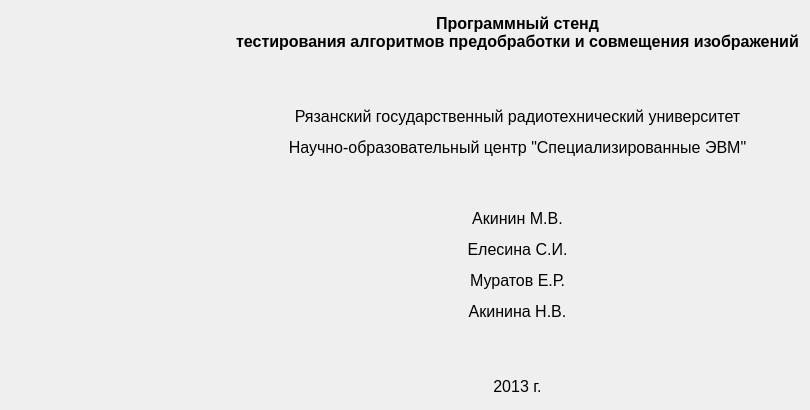
<?xml version="1.0" encoding="UTF-8"?>
<ui version="4.0">
 <class>about_dialog</class>
 <widget class="QDialog" name="about_dialog">
  <property name="geometry">
   <rect>
    <x>0</x>
    <y>0</y>
    <width>810</width>
    <height>410</height>
   </rect>
  </property>
  <property name="minimumSize">
   <size>
    <width>810</width>
    <height>410</height>
   </size>
  </property>
  <property name="maximumSize">
   <size>
    <width>810</width>
    <height>410</height>
   </size>
  </property>
  <property name="windowTitle">
   <string>О программе</string>
  </property>
  <property name="windowIcon">
   <iconset resource="../resources.qrc">
    <normaloff>:/icons/logo</normaloff>:/icons/logo</iconset>
  </property>
  <layout class="QGridLayout" name="gridLayout">
   <item row="0" column="0">
    <layout class="QHBoxLayout" name="horizontalLayout">
     <item>
      <layout class="QVBoxLayout" name="verticalLayout">
       <item>
        <spacer name="verticalSpacer">
         <property name="orientation">
          <enum>Qt::Vertical</enum>
         </property>
         <property name="sizeHint" stdset="0">
          <size>
           <width>20</width>
           <height>40</height>
          </size>
         </property>
        </spacer>
       </item>
       <item>
        <widget class="QLabel" name="label">
         <property name="text">
          <string>&lt;html&gt;&lt;head/&gt;&lt;body&gt;&lt;p&gt;&lt;img src=&quot;:/icons/logo&quot;/&gt;&lt;/p&gt;&lt;/body&gt;&lt;/html&gt;</string>
         </property>
        </widget>
       </item>
       <item>
        <spacer name="verticalSpacer_2">
         <property name="orientation">
          <enum>Qt::Vertical</enum>
         </property>
         <property name="sizeHint" stdset="0">
          <size>
           <width>20</width>
           <height>40</height>
          </size>
         </property>
        </spacer>
       </item>
      </layout>
     </item>
     <item>
      <widget class="QLabel" name="label_2">
       <property name="text">
        <string>&lt;html&gt;&lt;head/&gt;&lt;body&gt;&lt;p align=&quot;center&quot;&gt;&lt;span style=&quot; font-size:12pt; font-weight:600;&quot;&gt;Программный стенд&lt;br/&gt;тестирования алгоритмов предобработки и совмещения изображений&lt;/span&gt;&lt;/p&gt;&lt;p align=&quot;center&quot;&gt;&lt;span style=&quot; font-size:12pt;&quot;&gt;&lt;br/&gt;&lt;/span&gt;&lt;/p&gt;&lt;p align=&quot;center&quot;&gt;&lt;span style=&quot; font-size:12pt;&quot;&gt;Рязанский государственный радиотехнический университет&lt;/span&gt;&lt;/p&gt;&lt;p align=&quot;center&quot;&gt;&lt;span style=&quot; font-size:12pt;&quot;&gt;Научно-образовательный центр &amp;quot;Специализированные ЭВМ&amp;quot;&lt;/span&gt;&lt;/p&gt;&lt;p align=&quot;center&quot;&gt;&lt;br/&gt;&lt;/p&gt;&lt;p align=&quot;center&quot;&gt;&lt;span style=&quot; font-size:12pt;&quot;&gt;Акинин М.В.&lt;/span&gt;&lt;/p&gt;&lt;p align=&quot;center&quot;&gt;&lt;span style=&quot; font-size:12pt;&quot;&gt;Елесина С.И.&lt;/span&gt;&lt;/p&gt;&lt;p align=&quot;center&quot;&gt;&lt;span style=&quot; font-size:12pt;&quot;&gt;Муратов Е.Р.&lt;/span&gt;&lt;/p&gt;&lt;p align=&quot;center&quot;&gt;&lt;span style=&quot; font-size:12pt;&quot;&gt;Акинина Н.В.&lt;/span&gt;&lt;/p&gt;&lt;p align=&quot;center&quot;&gt;&lt;span style=&quot; font-size:12pt;&quot;&gt;&lt;br/&gt;&lt;/span&gt;&lt;/p&gt;&lt;p align=&quot;center&quot;&gt;&lt;span style=&quot; font-size:12pt;&quot;&gt;2013 г.&lt;/span&gt;&lt;/p&gt;&lt;/body&gt;&lt;/html&gt;</string>
       </property>
      </widget>
     </item>
    </layout>
   </item>
  </layout>
 </widget>
 <resources>
  <include location="../resources.qrc"/>
 </resources>
 <connections/>
</ui>
